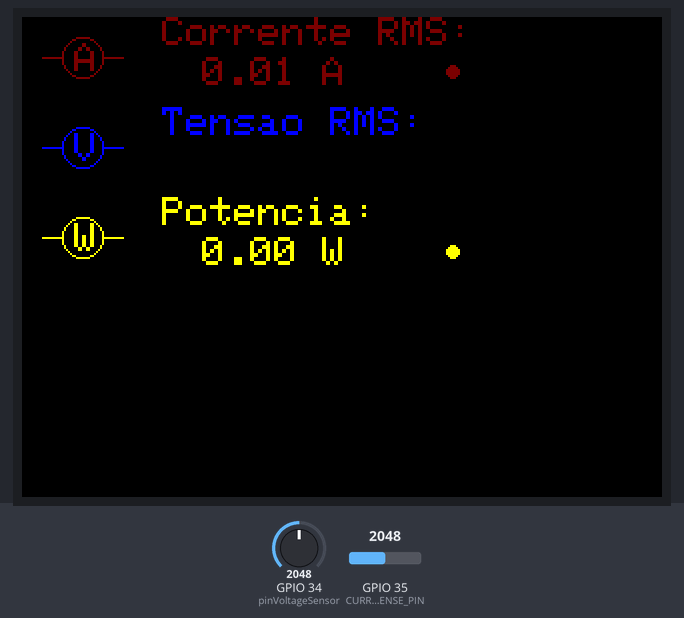
Bench run of a program on a simulated ESP32. Shown: 320×240 colour display. Inputs (shaded band) come from the test bench; at power-on: GPIO 35 (CURRENT_SENSE_PIN) = 2048, GPIO 34 (pinVoltageSensor) = 2048 (analog values on the 0–4095 scale). What the program prints to the serial monitor is not drawn.

Above: at 1.4 s.
1.5 s: GPIO 35 (CURRENT_SENSE_PIN) set to 2123
At 3.4 s:
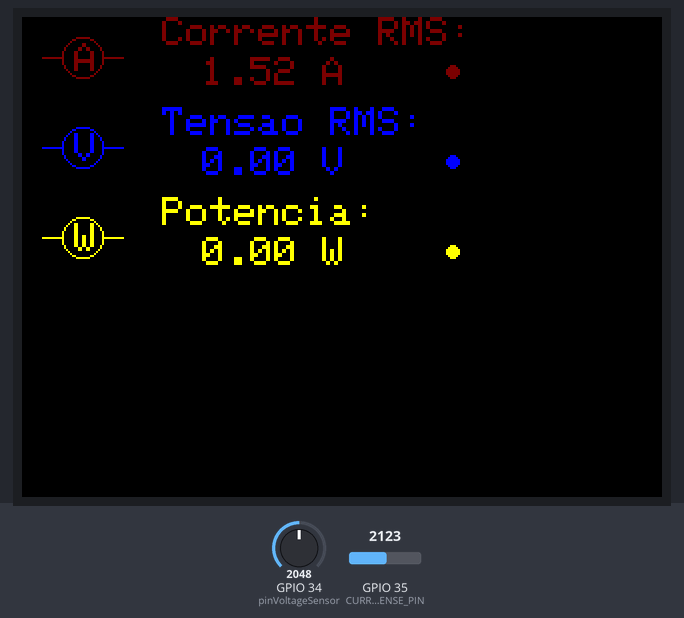
4.1 s: GPIO 34 (pinVoltageSensor) set to 2130
5.6 s: GPIO 34 (pinVoltageSensor) set to 2220
8.6 s: GPIO 34 (pinVoltageSensor) set to 2866
At 11.3 s:
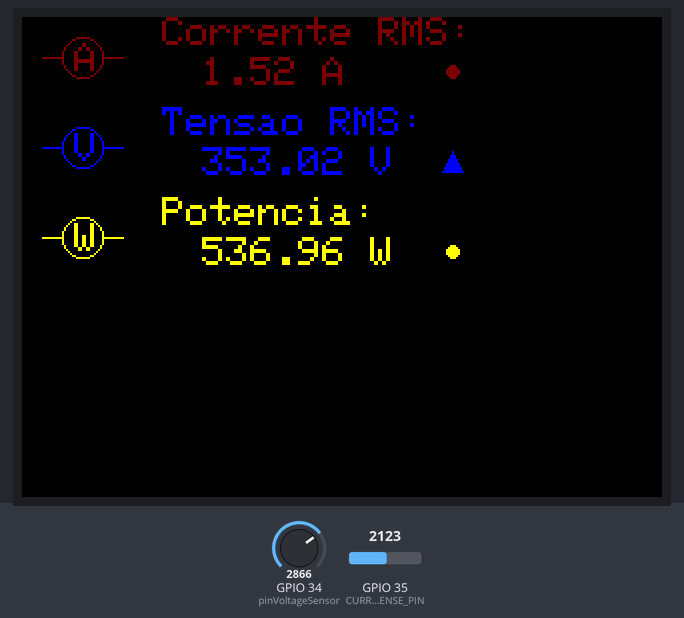
11.6 s: GPIO 35 (CURRENT_SENSE_PIN) set to 2047
At 14.2 s:
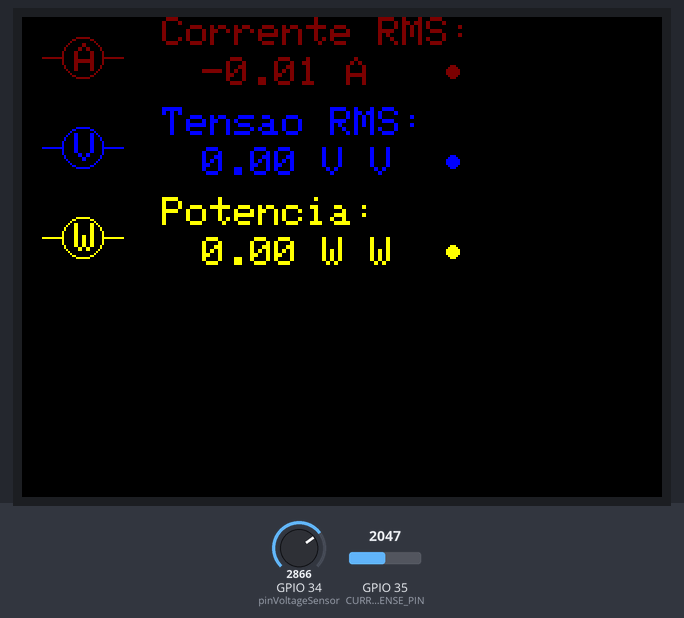
14.4 s: GPIO 35 (CURRENT_SENSE_PIN) set to 1228
At 17.0 s:
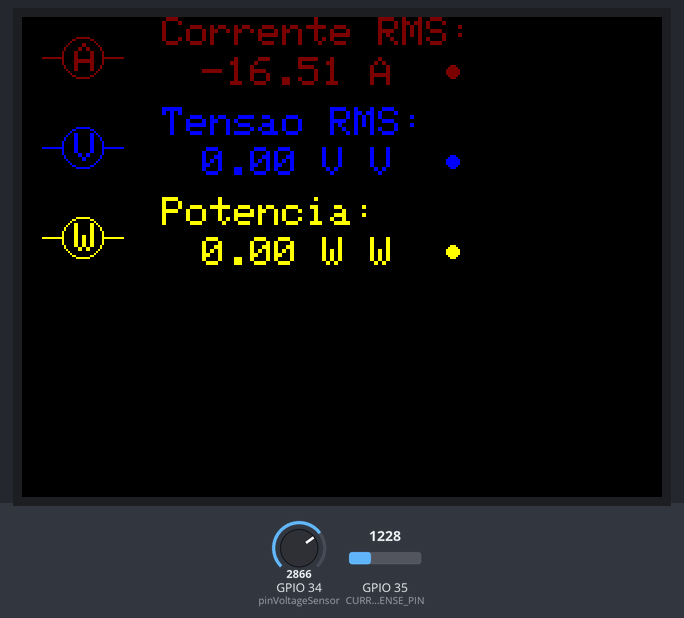
Timing chart, 0 to 18.0 s (numbered marks = the images above; inputs shaded):
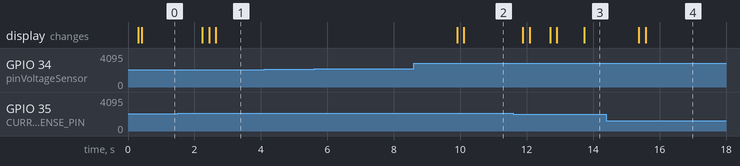

Measured:
- the behaviour switches between 2052 and 2053 on GPIO 35 (CURRENT_SENSE_PIN) (found by bisection; images 0 and 1)
- after the input at 1.5 s, the display: first differs from a run without the input after 0.94 s (image 1 shows a later state)
- after the input at 4.1 s, every drawn part: stays the same
- after the input at 5.6 s, every drawn part: stays the same
- after the input at 8.6 s, the display: first changes after 1.3 s (image 2 shows a later state)
- after the input at 14.4 s, the display: first changes after 0.98 s (image 4 shows a later state)

The program:

main.cpp
```cpp
#include <Arduino.h>
#include <math.h>
#include <freertos/FreeRTOS.h>
#include <freertos/task.h>
#include <freertos/queue.h>

#include <TFT_eSPI.h>

// ====== PARÂMETROS TENSÃO ======
const int pinVoltageSensor = 34; // Pino usado pra fazer a leitura do sensor de tensão
const float V_OFFSET = 1.6f; // offset do sensor medido no scope
const float NOM1    = 0.28f; // valor esperado no sensor quando alimentado com 127V
const float NOM2    = 0.37f; // valor esperado no sensor quando alimentado com 220V
float gMAX = 0.0; // tolerância máxima global
float gMIN = 0.0; // tolerância mínima global

const int CURRENT_SENSE_PIN = 35;
const float VOLTAGE_REFERENCE = 3.3;
const float SENSITIVITY = 0.04;
const float OFFSET_VOLT = VOLTAGE_REFERENCE / 2;

// TAXA DE AMOSTRAGEM
const int   SAMPLES = 120;                                   // 120 amostras -> critério de Nyquist
TickType_t SAMPLE_PERIOD = pdMS_TO_TICKS(1000UL / SAMPLES);  // periodo definido de leituras

// ====== FILA DE AMOSTRAS, LEITURAS DE TENSÃO RMS E FATOR DE CALIBRAÇÃO======
QueueHandle_t xQueueSamples;
QueueHandle_t xQueueRMSVoltage;
QueueHandle_t xQueueCurrent;
float gScaleFactor = 1.0f;  // começa em 1.0, vai ser calibrado
int gZeroFlag = 0;
float grmsSensor = 0;

// ====== OBJETO DO DISPLAY ======
TFT_eSPI tft = TFT_eSPI();

// ====== VARIAVEIS DE HANDLER DAS TASKS ======
TaskHandle_t taskCalibHandle = NULL;
TaskHandle_t taskProcessorHandle = NULL;
TaskHandle_t taskSamplerHandle = NULL;
TaskHandle_t taskCurrentSamplerHandle = NULL;
TaskHandle_t taskDisplayHandle = NULL;

// ====== PROTÓTIPOS DAS TASKS ======
void vTaskVoltageCallibrate(void *pvParameters);
void vTaskVoltageSampler(void *pvParameters);
void vTaskVoltageProcessor(void *pvParameters);
void vTaskCurrentSampler(void *pvParameters);
void vTaskDisplay(void *pvParameters);

// ====== SETUP ======
void setup() {
  Serial.begin(115200); // (debug) abre a porta serial
  analogReadResolution(12); // configura toda a resolução do ADC da ESP
  analogSetAttenuation(ADC_11db); // configura atenuação para ADC da ESP

  tft.init();
  tft.setRotation(1);
  tft.fillScreen(TFT_BLACK);
  tft.setTextColor(TFT_WHITE, TFT_BLACK);
  tft.setTextSize(2);

  // filas para amostras e leituras RMS
  xQueueSamples = xQueueCreate(SAMPLES, sizeof(float));
  xQueueRMSVoltage = xQueueCreate(1, sizeof(float));
  xQueueCurrent = xQueueCreate(10, sizeof(float));

  // por enquanto só criamos a task de calibração
  xTaskCreate(vTaskVoltageCallibrate,"Calibration", 4096, nullptr, configMAX_PRIORITIES-1, &taskCalibHandle);
  xTaskCreate(vTaskDisplay, "Display", 2048, nullptr, 1, &taskDisplayHandle);

  xTaskCreate(vTaskCurrentSampler, "CurrentSampler", 2048, nullptr, 2, &taskCurrentSamplerHandle);
}

void loop() {
  vTaskDelay(1000); /* libera a CPU por 1000 ticks */
}

void vTaskVoltageCallibrate(void* pv) {
  TickType_t xLastWake = xTaskGetTickCount(); // define quantos ticks se passaram desde que o scheduler foi chamado

  Serial.println("=== Iniciando calibração do sensor de tensão ===");

  double sumSq = 0; // a partir daqui faz-se uma amostragem e calculo RMS inicial
  for (int i = 0; i < SAMPLES; i++) {
    int raw = analogRead(pinVoltageSensor);
    float v = raw * (3.3f/4095.0f) - V_OFFSET;
    sumSq += (double)v * v;
    vTaskDelayUntil(&xLastWake, SAMPLE_PERIOD);
  }
  float grmsSensor = sqrt(sumSq / (double)SAMPLES);

  // Teste automático contra 127 V e 220 V
  if (grmsSensor >= 0.7*NOM1 && grmsSensor <= 1.3*NOM1) {
    gScaleFactor = 127 / grmsSensor;
    gMIN = 0.9*127;
    gMAX = 1.1*127;
    gZeroFlag = 0;
    Serial.println("Detectado: 127 V"); // se os valores baterem, estamos medindo 127V
  }
  else if (grmsSensor >= 0.7*NOM2 && grmsSensor <= 1.3*NOM2) {
    gScaleFactor = 220 / grmsSensor;
    gMIN = 0.9*220;
    gMAX = 1.1*220;
    gZeroFlag = 0;
    Serial.println("Detectado: 220 V"); // se os valores baterem, estamos medindo 220V
  }
  else {
    gScaleFactor = 0 / grmsSensor;
    gMIN = 0.9*0;
    gMAX = 1.1*0;
    gZeroFlag = 1;
    Serial.println("Falha na detecção; assumindo tensão nula"); // contingência - fallback para 0V
  }
  Serial.println("=== Fim da calibração ===");

  // 5) Recria as tasks de leitura e processamento
  xTaskCreate(vTaskVoltageSampler,   "Sampler",   2048, nullptr, 2, &taskSamplerHandle);
  xTaskCreate(vTaskVoltageProcessor, "Processor", 2048, nullptr, 1, &taskProcessorHandle);

  // 6) Mata a própria task de calibração
  vTaskDelete(nullptr);
}

void vTaskVoltageSampler(void *pv) {
  TickType_t xLastWake = xTaskGetTickCount();
  for (;;) {
    // lê e centraliza
    int raw = analogRead(pinVoltageSensor);
    float v = raw * (3.3f / 4095.0f) - V_OFFSET;

    // empurra na fila (descarta o mais antigo se cheia)
    if (xQueueSendToBack(xQueueSamples, &v, 0) != pdTRUE) {
      float dummy;
      xQueueReceive(xQueueSamples, &dummy, 0);
      xQueueSendToBack(xQueueSamples, &v, 0);
    }

    // se agora a fila atingiu SAMPLE_HZ, notifica o Processor
    if (uxQueueMessagesWaiting(xQueueSamples) >= SAMPLES) {
      xTaskNotifyGive(taskProcessorHandle);
    }

    // libera a CPU até a próxima amostra (~8 ms)
    vTaskDelayUntil(&xLastWake, SAMPLE_PERIOD);
  }
}

void vTaskVoltageProcessor(void *pv) {
  float buffer[SAMPLES];
  for (;;) {
    // bloqueia até o Sampler notificar
    ulTaskNotifyTake(pdTRUE, portMAX_DELAY);

    // drena exatamente SAMPLES amostras
    int n = 0;
    while (n < SAMPLES && xQueueReceive(xQueueSamples, &buffer[n], 0) == pdTRUE) {
      n++;
    }

    // soma dos quadrados
    double sumSq = 0;
    for (int i = 0; i < n; i++) {
      sumSq += (double)buffer[i] * buffer[i];
    }

    // finaliza calculo RMS e aplica fator de calibração
    grmsSensor = sqrt(sumSq / (double)n);
    float rmsRede   = grmsSensor * gScaleFactor;

    // envia a leitura sem bloqueio para a fila de interação com display
    xQueueOverwrite(xQueueRMSVoltage, &rmsRede);

    // (debug) imprime valor de leitura
    Serial.print("RMS rede: ");
    Serial.println(rmsRede, 4);
    Serial.println(grmsSensor, 4);

    // handler de calibração caso leitura se torne inconsistente
    if(gZeroFlag == 0)
    {
      if (rmsRede < gMIN || rmsRede > gMAX)
      {
        Serial.println("=== Necessário Calibração ===");
        xTaskCreate(vTaskVoltageCallibrate,"Calibration", 4096, nullptr, configMAX_PRIORITIES-1, &taskCalibHandle);
        vTaskDelete(taskSamplerHandle);
        vTaskDelete(NULL);
      }
    } else{
      if (grmsSensor > 0.15)
      {
        Serial.println("=== Necessário Calibração ===");
        xTaskCreate(vTaskVoltageCallibrate,"Calibration", 4096, nullptr, configMAX_PRIORITIES-1, &taskCalibHandle);
        vTaskDelete(taskSamplerHandle);
        vTaskDelete(NULL);
      }
    }
  }
}

// ====== TASK DE CORRENTE ======
void vTaskCurrentSampler(void *pv) {
  TickType_t xLastWake = xTaskGetTickCount();
  for (;;) {
    int raw_adc = analogRead(CURRENT_SENSE_PIN);

    float voltage = raw_adc * (VOLTAGE_REFERENCE / 4095.0);

    float current = (voltage - OFFSET_VOLT) / SENSITIVITY;

    if (xQueueSendToBack(xQueueCurrent, &current, 0) != pdTRUE) {
      float dummy;
      xQueueReceive(xQueueCurrent, &dummy, 0);
      xQueueSendToBack(xQueueCurrent, &current, 0);
    }

    Serial.print("Corrente: ");
    Serial.println(current, 4);

    vTaskDelayUntil(&xLastWake, pdMS_TO_TICKS(100));
  }
}

// Função para desenhar seta de tendência com cor customizada
void setaTendencia(int16_t x, int16_t y, float current_val, float previous_val, float threshold, uint16_t cor) {
  tft.fillRect(x - 6, y - 1, 12, 12, TFT_BLACK);
  if (current_val > previous_val + threshold) {
    // Seta para cima (usando cor fornecida)
    tft.fillTriangle(x, y, x-5, y+10, x+5, y+10, cor);
  } else if (current_val < previous_val - threshold) {
    // Seta para baixo (usando cor fornecida)
    tft.fillTriangle(x, y+10, x-5, y, x+5, y, cor);
  } else {
    // Valor estável (círculo amarelo - mantém amarelo para indicar estabilidade)
    tft.fillCircle(x, y+5, 3, cor);
  }
}

void vTaskDisplay(void *pv){
  float rmsRecebido = 0.0, correnteRecebido = 0.0;
  float rmsPrev = 0.0, correntePrev = 0.0, potenciaPrev = 0.0, potenciaCalc = 0.0;

  tft.fillScreen(TFT_BLACK);
  tft.setTextColor(TFT_MAROON);
  tft.setCursor(70, 0);
  tft.print("Corrente RMS:");
  tft.drawLine(10,20,20,20,TFT_MAROON);
  tft.drawCircle(30,20,10,TFT_MAROON);
  tft.drawLine(40,20,50,20,TFT_MAROON);
  tft.setCursor(26,13);
  tft.print("A");

  tft.setTextColor(TFT_BLUE);
  tft.setCursor(70, 45);
  tft.print("Tensao RMS:");
  tft.drawLine(10,65,20,65,TFT_BLUE);
  tft.drawCircle(30,65,10,TFT_BLUE);
  tft.drawLine(40,65,50,65,TFT_BLUE);
  tft.setCursor(26,58);
  tft.print("V");

  tft.setTextColor(TFT_YELLOW);
  tft.setCursor(70, 90);
  tft.print("Potencia:");
  tft.drawLine(10,110,20,110,TFT_YELLOW);
  tft.drawCircle(30,110,10,TFT_YELLOW);
  tft.drawLine(40,110,50,110,TFT_YELLOW);
  tft.setCursor(26,103);
  tft.print("W");

  while (1)
  {
    potenciaPrev = potenciaCalc;
    rmsPrev = rmsRecebido;
    correntePrev = correnteRecebido;

    if (xQueueReceive(xQueueRMSVoltage, &rmsRecebido, pdMS_TO_TICKS(100))){
      potenciaCalc = rmsRecebido * correnteRecebido;

      // Escrever o valor da tensao
      tft.setTextColor(TFT_BLUE, TFT_BLACK);
      tft.setCursor(90, 65);
      tft.print(rmsRecebido, 2);
      tft.print(" V ");
      setaTendencia(215, 67, rmsRecebido, rmsPrev, 1.0, TFT_BLUE);

      // Escrever o valor da potencia
      tft.setTextColor(TFT_YELLOW, TFT_BLACK);
      tft.setCursor(90, 110);
      tft.print(potenciaCalc, 2);
      tft.print(" W ");
      setaTendencia(215, 112, potenciaCalc, potenciaPrev, 1.0, TFT_YELLOW);
    }

    if (xQueueReceive(xQueueCurrent, &correnteRecebido, pdMS_TO_TICKS(100))){
      potenciaCalc = rmsRecebido * correnteRecebido;

      // Escrever o valor da corrente
      tft.setTextColor(TFT_MAROON, TFT_BLACK);
      tft.setCursor(90, 20);
      tft.print(correnteRecebido, 2);
      tft.print(" A ");
      setaTendencia(215, 22, correnteRecebido, correntePrev, 0.1, TFT_MAROON);

      // Escrever o valor da potencia
      tft.setTextColor(TFT_YELLOW, TFT_BLACK);
      tft.setCursor(90, 110);
      tft.print(potenciaCalc, 2);
      tft.print(" W ");
      setaTendencia(215, 112, potenciaCalc, potenciaPrev, 1.0, TFT_YELLOW);
    }

    vTaskDelay(pdMS_TO_TICKS(100));
  }
}
```
